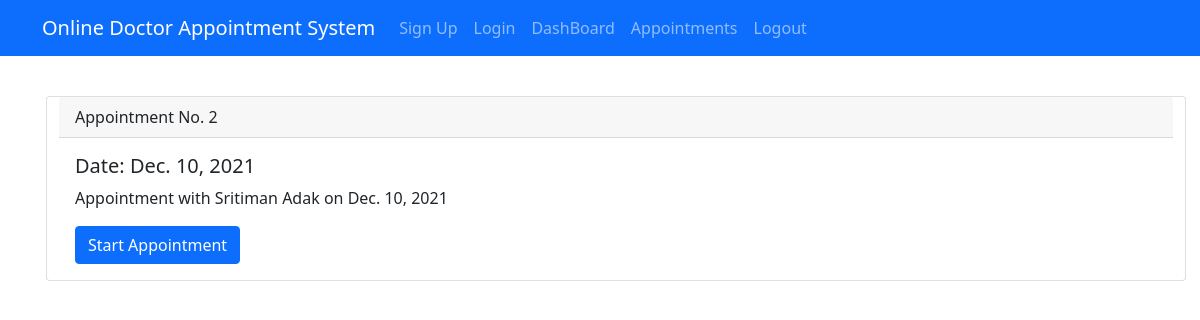
Page /appointments/doctor/ (signed in) on the earlier database version.
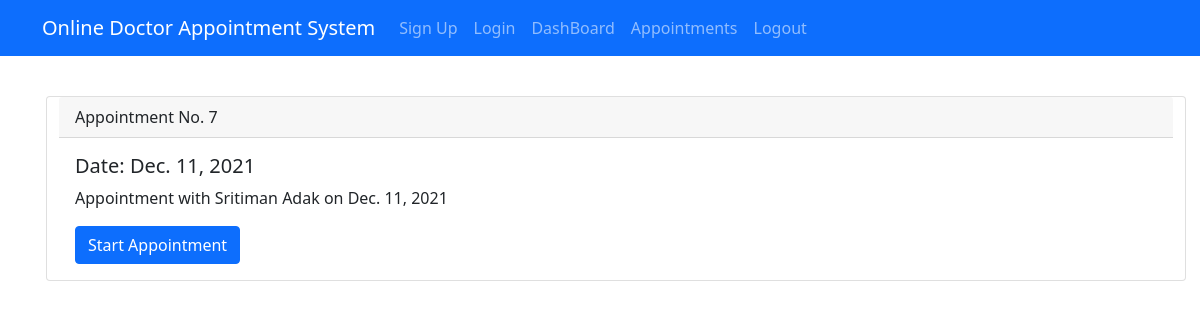
Same page on the later database version.
### mainapp/models.py (models this page shows)
class Appointment(models.Model):
    STATUS = [
        ("finished","finished"),
        ("upcomming","upcomming"),
        ("ongoing","ongoing"),
    ]
    patient = models.ForeignKey(Patient, on_delete=models.CASCADE)
    doctor = models.ForeignKey(Doctor, on_delete=models.CASCADE)
    date = models.DateField(null=True, blank=True)
    time = models.TimeField(null=True, blank=True)
    status = models.CharField(null = True, blank = True, max_length=20, choices=STATUS)

### mainapp/views.py (the view)
# urls.py: path('appointments/doctor/',views.DoctorAppointmentPage, name="d_app"),
def DoctorAppointmentPage(request):
    appointments = Appointment.objects.filter(doctor = request.user)
    context = {
        'appointments': appointments,
    }
    return render(request,"doctor/doctor-appointment.html",context= context)

### templates/doctor/doctor-appointment.html
{% extends "doctor/base.html" %}
{% block content %}
<div class="container">
<div class="row mt-4">
{% for appointment in appointments %}
<div class="card m-3">
    <div class="card-header">
      Appointment No. {{appointment.id}}
    </div>
    <div class="card-body">
      <h5 class="card-title">Date: {{appointment.date}}</h5>
      <p class="card-text">Appointment with {{appointment.patient.first_name}} {{appointment.patient.last_name}} on {{appointment.date}}</p>
      <a href="{% url 'main-chat-view' appointment.id %}" class="btn btn-primary" target="_blank">Start Appointment</a>
    </div>
  </div>
{% endfor %}
</div>
</div>
{% endblock %}

Differences in the rows shown:
removed Appointment: id "2", date "Dec. 10, 2021", patient.first_name "Sritiman", patient.last_name "Adak"
added Appointment: id "7", date "Dec. 11, 2021", patient.first_name "Sritiman", patient.last_name "Adak"
